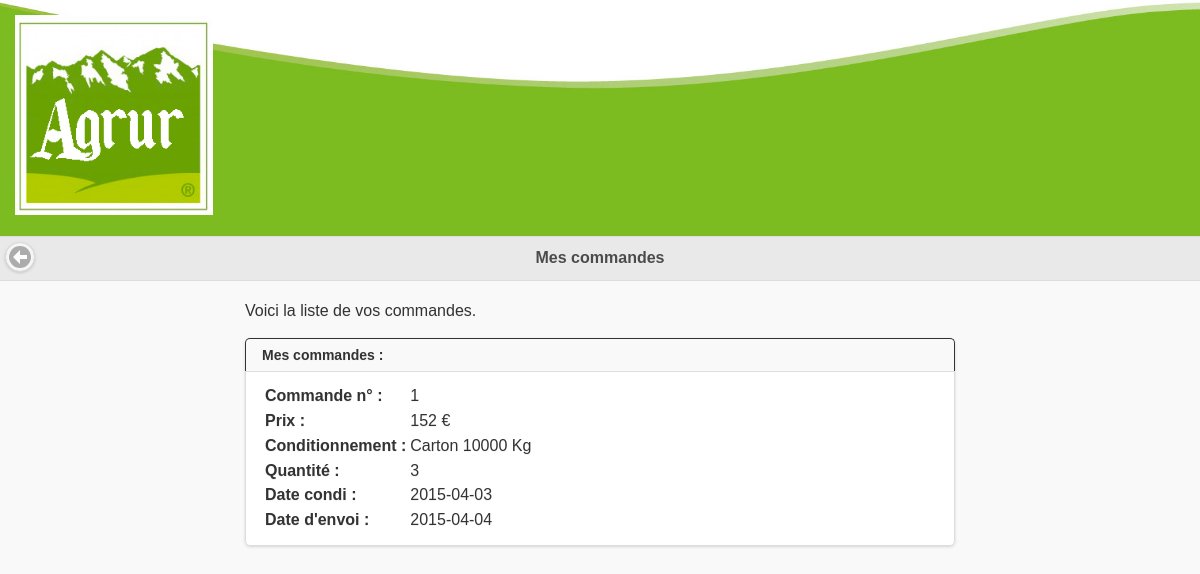
Screenshot of /interface/commandes_client.php (signed in) with the database file from the repository.
### tables this page shows
CREATE TABLE `commande` (
`id` int(5) NOT NULL,
  `prixHt` decimal(10,0) NOT NULL,
  `conditionnement` varchar(100) NOT NULL,
  `quantite` int(11) NOT NULL,
  `dateConditionnement` date NOT NULL,
  `dateEnvoi` date DEFAULT NULL,
  `idProduit` int(10) unsigned NOT NULL,
  `id_distributeur` int(11) NOT NULL,
  `num_client` int(11) NOT NULL
);

CREATE TABLE `conditionnement` (
`id_conditionnement` int(11) NOT NULL,
  `libelle_conditionnement` varchar(250) NOT NULL,
  `poids_conditionnement` int(11) NOT NULL,
  `id_lot` int(11) NOT NULL
);

### src/fonctions_traitement.php (called while the page is built, shortened)
		<?php
function getLibelleConditionnement($id_conditionnement)
{
	global $connexion;
	$libelle_conditionnement = NULL;
	$sql = $connexion->prepare('SELECT libelle_conditionnement, poids_conditionnement FROM conditionnement WHERE id_conditionnement = :id_conditionnement');
	$sql->bindParam(':id_conditionnement', $id_conditionnement);
	try
	{
		$sql->execute();
		$donnees_conditionnement = $sql->fetch();
		$libelle_conditionnement = $donnees_conditionnement['libelle_conditionnement'].' '.$donnees_conditionnement['poids_conditionnement'].' Kg';
	}
	catch(Exception $e)
	{
		echo('Erreur : '.$e->getMessage());
	}
	return $libelle_conditionnement;
}
		?>

### interface/commandes_client.php (the view, shortened to what this page needs)
<!DOCTYPE html>
<html lang="fr">
<head>
  <?php include('../common/head.php'); ?>
  <?php include('../src/bdd_connect.php'); ?>
</head>
<body>
  <header>
    <?php include('../common/header.php'); ?>
  </header>
  <div data-role="header">
    <a href="#" data-rel="back" data-icon="arrow-l" data-iconpos="notext" data-shadow="true" data-iconshadow="true" data-transition="slidefade" class="ui-icon"></a>
    <h1>Mes commandes</h1>
  </div>
  <div class="main-container">
    <div class="sub-container">
      <p>
        Voici la liste de vos commandes.
      </p>
    <ul data-role="listview" data-inset="true" data-theme="c" data-divider-theme="c" data-count-theme="c">
      <li data-role="list-divider">Mes commandes :</li>
      <?php
      $sql = $connexion->prepare('SELECT * FROM commande WHERE num_client = :num_client');
      $sql->bindParam(':num_client', $_SESSION['num_client']);
      try
      {
        $sql->execute();
        while($donnees_commande = $sql->fetch())
        {
        ?>
          <li>
            <table>
              <tr>
                <td><b>Commande n° :</b></td>
                <td><?php echo($donnees_commande['id']); ?></td>
              </tr>
              <tr>
                <td><b>Prix :</b></td>
                <td><?php echo($donnees_commande['prixHt']); ?> €</td>
              </tr>
              <tr>
                <td><b>Conditionnement :</b></td>
                <td><?php echo(getLibelleConditionnement($donnees_commande['conditionnement'])); ?></td>
              </tr>
              <tr>
                <td><b>Quantité :</b></td>
                <td><?php echo($donnees_commande['quantite']); ?></td>
              </tr>
              <tr>
                <td><b>Date condi :</b></td>
                <td><?php echo($donnees_commande['dateConditionnement']); ?></td>
              </tr>
              <tr>
                <td><b>Date d'envoi :</b></td>
                <td><?php echo($donnees_commande['dateEnvoi']); ?></td>
              </tr>
            </table>
          </li>
        <?php
        }
      }
      catch(Exception $e)
      {
        echo('Erreur : '.$e->getMessage());
      }
      ?>
    </ul>
    </div>
  </div>
</body>
</html>

### style/main.css (style rules this page uses)
body { margin: 0px; font-family: Roboto; }
a { color: black; text-decoration: none; }
header { background-image: url(../images/footer.png); background-size: cover; background-repeat: no-repeat; }
.main-container { margin-left: auto; margin-right: auto; max-width: 750px; min-width: 265px; }
.sub-container { margin: 20px; }

### style/objects.css (style rules this page uses)
h1 { color: rgb(75, 75, 75); }
li { list-style: none; }

### rows the page displays
commande: id "1", prixHt "152", conditionnement.poids_conditionnement "Carton 10000 Kg", quantite "3", dateConditionnement "2015-04-03", dateEnvoi "2015-04-04"
